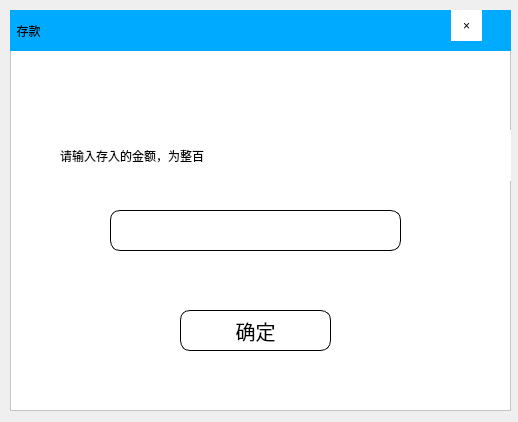
<?xml version="1.0" encoding="UTF-8"?>
<ui version="4.0">
 <class>Cunkuan</class>
 <widget class="QDialog" name="Cunkuan">
  <property name="geometry">
   <rect>
    <x>0</x>
    <y>0</y>
    <width>518</width>
    <height>422</height>
   </rect>
  </property>
  <property name="windowTitle">
   <string>Dialog</string>
  </property>
  <property name="styleSheet">
   <string notr="true">QToolButton{
border:none;
}</string>
  </property>
  <widget class="QFrame" name="frame">
   <property name="geometry">
    <rect>
     <x>10</x>
     <y>10</y>
     <width>501</width>
     <height>401</height>
    </rect>
   </property>
   <property name="styleSheet">
    <string notr="true">background-color: rgb(255, 255, 255);
</string>
   </property>
   <property name="frameShape">
    <enum>QFrame::StyledPanel</enum>
   </property>
   <property name="frameShadow">
    <enum>QFrame::Raised</enum>
   </property>
   <widget class="QLabel" name="label">
    <property name="geometry">
     <rect>
      <x>0</x>
      <y>0</y>
      <width>501</width>
      <height>41</height>
     </rect>
    </property>
    <property name="styleSheet">
     <string notr="true">background-color: rgb(0, 170, 255);
font: 14pt &quot;黑体&quot;;</string>
    </property>
    <property name="text">
     <string>  存款</string>
    </property>
   </widget>
   <widget class="QToolButton" name="close">
    <property name="geometry">
     <rect>
      <x>441</x>
      <y>0</y>
      <width>31</width>
      <height>31</height>
     </rect>
    </property>
    <property name="text">
     <string>×</string>
    </property>
   </widget>
   <widget class="QLineEdit" name="rmb">
    <property name="geometry">
     <rect>
      <x>100</x>
      <y>200</y>
      <width>291</width>
      <height>41</height>
     </rect>
    </property>
    <property name="styleSheet">
     <string notr="true">border-radius:10px;
border:1px solid black;</string>
    </property>
   </widget>
   <widget class="QLabel" name="label_2">
    <property name="geometry">
     <rect>
      <x>50</x>
      <y>120</y>
      <width>451</width>
      <height>51</height>
     </rect>
    </property>
    <property name="styleSheet">
     <string notr="true">font: 16pt &quot;黑体&quot;;</string>
    </property>
    <property name="text">
     <string>请输入存入的金额，为整百</string>
    </property>
   </widget>
   <widget class="QPushButton" name="signin">
    <property name="geometry">
     <rect>
      <x>170</x>
      <y>300</y>
      <width>151</width>
      <height>41</height>
     </rect>
    </property>
    <property name="styleSheet">
     <string notr="true">border-radius:10px;
border:1px solid black;
font:20px;</string>
    </property>
    <property name="text">
     <string>确定</string>
    </property>
   </widget>
  </widget>
 </widget>
 <resources/>
 <connections/>
</ui>
